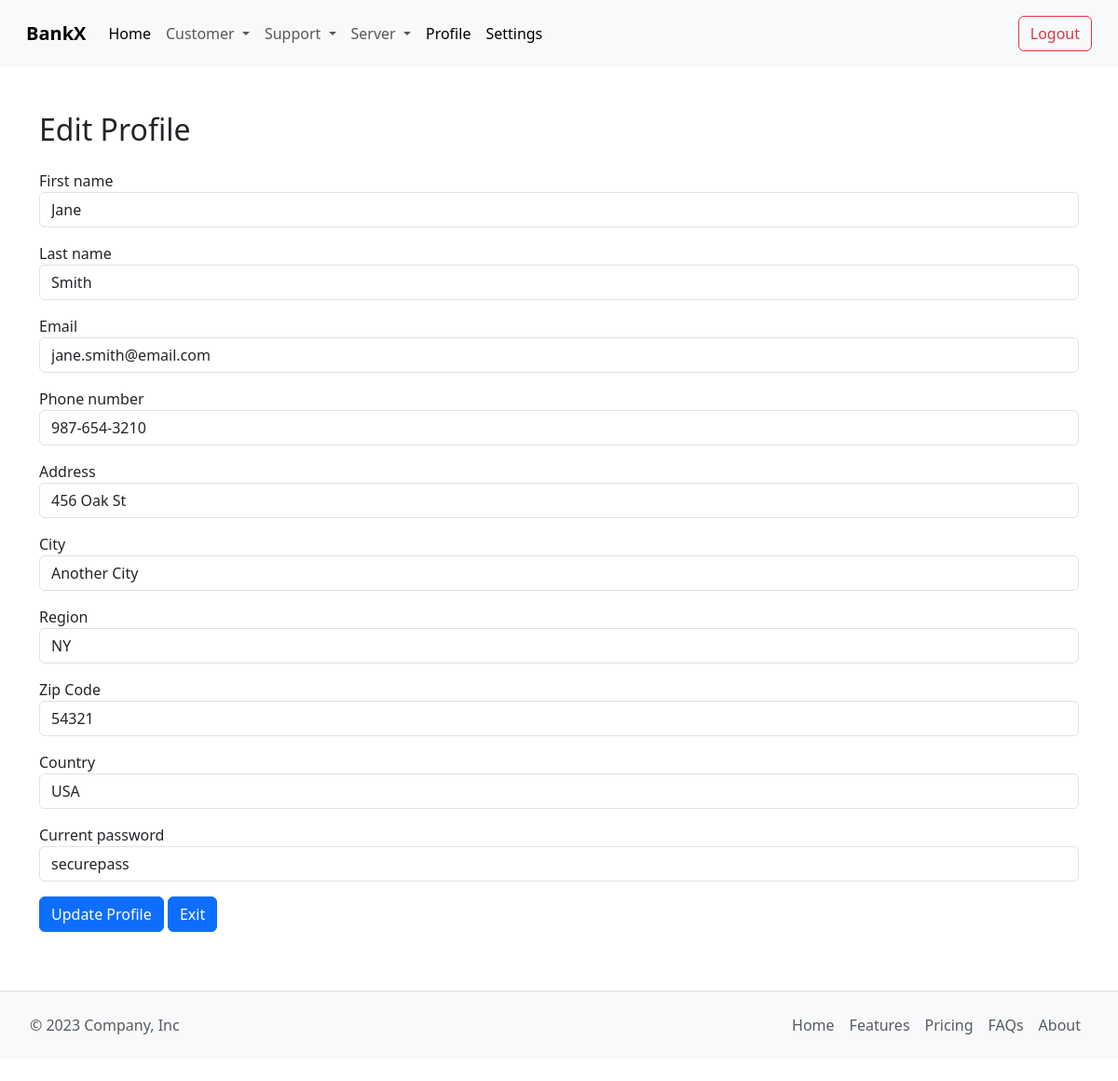
The app's page /Admin/customer_edit.php?id=2 (signed in) with its own data.
### tables this page shows
CREATE TABLE `Customers` (
    `CustomerID` INT PRIMARY KEY AUTO_INCREMENT,
    `FirstName` VARCHAR(50) NOT NULL,
    `LastName` VARCHAR(50) NOT NULL,
    `Email` VARCHAR(100) NOT NULL,
    `PhoneNumber` VARCHAR(100) NOT NULL,
    `Password` VARCHAR(100) NOT NULL,
    `Address` VARCHAR(255),
    `City` VARCHAR(50),
    `State` VARCHAR(50),
    `ZipCode` VARCHAR(10),
    `Country` VARCHAR(50),
    `RegistrationDate` DATE NOT NULL
);

### src/Admin/customer_edit.php (the view, shortened to what this page needs)
<?php
include("include/header.php");
require_once("../Modules/config.php");
$userid = $_GET['id'];
$stmt = $conn->prepare("SELECT * FROM `Customers` WHERE `CustomerID` = :userid");
$stmt->bindValue(":userid", $userid, PDO::PARAM_INT);
$stmt->execute();
$result = $stmt->fetchAll(PDO::FETCH_ASSOC);
?>
<div class="container mt-5" style="padding-bottom: 10rem;">
    <h2>Edit Profile</h2>
    <form action="customer_edit_process.php" method="POST">
        <?php
        foreach($result as $row) {
        ?>
        <div class="form-group" style="padding-top: 1rem;">
            <label for="firstname">First name</label>
            <input type="text" class="form-control" id="firstname" name="firstname" placeholder="First name" value="<?php echo $row['FirstName']; ?>">
        </div>
        <div class="form-group" style="padding-top: 1rem;">
            <label for="lastname">Last name</label>
            <input type="text" class="form-control" id="lastname" name="lastname" placeholder="Last name" value="<?php echo $row['LastName']; ?>">
        </div>
        <div class="form-group" style="padding-top: 1rem;">
            <label for="email">Email</label>
            <input type="text" class="form-control" id="email" name="email" placeholder="Email" value="<?php echo $row['Email'] ?>">
        </div>
        <div class="form-group" style="padding-top: 1rem;">
            <label for="phone">Phone number</label>
            <input type="text" class="form-control" id="phone" name="phone" placeholder="Phone number" value="<?php echo $row['PhoneNumber']; ?>">
        </div>
        <div class="form-group" style="padding-top: 1rem;">
            <label for="address">Address</label>
            <input type="text" class="form-control" id="address" name="address" placeholder="Address" value="<?php echo $row['Address']; ?>">
        </div>
        <div class="form-group" style="padding-top: 1rem;">
            <label for="city">City</label>
            <input type="text" class="form-control" id="city" name="city" placeholder="City" value="<?php echo $row['City']; ?>">
        </div>
        <div class="form-group" style="padding-top: 1rem;">
            <label for="region">Region</label>
            <input type="text" class="form-control" id="region" name="region" placeholder="Region" value="<?php echo $row['State']; ?>">
        </div>
        <div class="form-group" style="padding-top: 1rem;">
            <label for="zipcode">Zip Code</label>
            <input type="text" class="form-control" id="zipcode" name="zipcode" placeholder="Zip code" value="<?php echo $row['ZipCode']; ?>">
        </div>
        <div class="form-group" style="padding-top: 1rem;">
            <label for="country">Country</label>
            <input type="text" class="form-control" id="country" name="country" placeholder="Country" value="<?php echo $row['Country']; ?>">
        </div>
        <div class="form-group" style="padding-top: 1rem;">
            <label for="oldpassword">Current password</label>
            <input type="text" class="form-control" id="currentpassword" name="currentpassword" placeholder="Current password" value="<?php echo $row['Password']; ?>">
        </div>
        <div style="padding-top: 1rem;">
            <button type="submit" class="btn btn-primary">Update Profile</button>
            <a href="index.php" class="btn btn-primary">Exit</a>
        </div>
        <?php
        }
        ?>
    </form>
</div>
<?php
include("include/footer.php");
?>

### records on screen
customers: firstname "Jane", lastname "Smith", email "jane.smith@email.com", phone "987-654-3210", address "456 Oak St", city "Another City", region "NY", zipcode "54321", country "USA", currentpassword "securepass"
